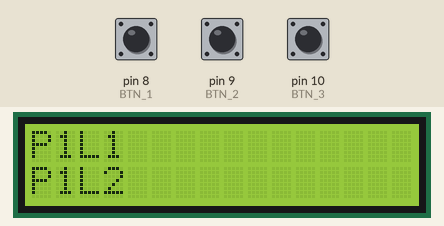
Simulated run of this sketch. Board: Arduino Uno, built with avr-gcc and run on an emulated ATmega328P. On the bench: 16×2 character LCD. Inputs (shaded band) come from the test bench; at power-on: pin 10 (BTN_3) HIGH, pin 8 (BTN_1) HIGH, pin 9 (BTN_2) HIGH. What the sketch prints to the serial monitor is not drawn.

Above: at 1.2 s.
1.3 s: pin 10 (BTN_3) pulled LOW for 0.15 s
At 1.8 s:
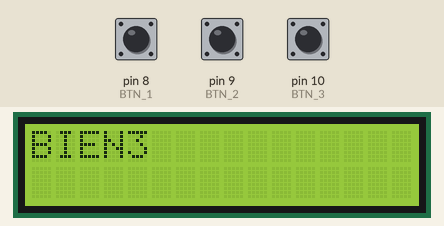
2.9 s: pin 10 (BTN_3) pulled LOW for 1 s
At 4.2 s:
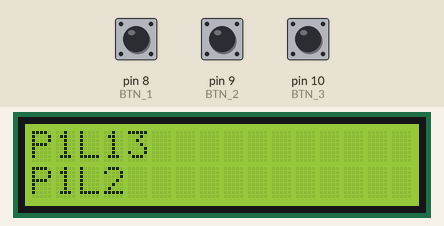
5.4 s: pin 8 (BTN_1) pulled LOW for 0.15 s
7.0 s: pin 9 (BTN_2) pulled LOW for 0.15 s
Timing chart, 0 to 9.6 s (numbered marks = the images above; inputs shaded):
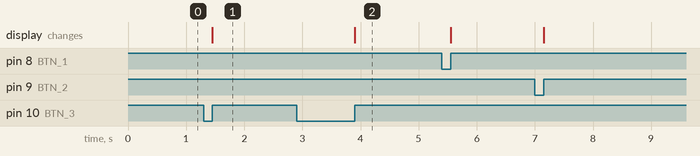

Measured:
- after the input at 1.3 s, the display: changes after 0.15 s (image 1)
- after the input at 2.9 s, the display: changes after 1.0 s (image 2)

The sketch:

Prueba_cursor.ino
```cpp
//---- Librerias ----
//#include <TimerOne.h>
#include <LiquidCrystal.h>

//---- Lineas para poner el cursor ----
#define LINEA_1                     0,0
#define LINEA_2                     0,1

//---- Nombre de las lineas para la variable ----
#define NOMBRE_LINEA_1              0
#define NOMBRE_LINEA_2              1

//---- Antirrebote boton 1 ----
#define BTN_1                       8
#define BTN_1_ESPERA                0
#define BTN_1_CONFIRMACION          1
#define BTN_1_LIBERADO              2

//---- Antirrebote boton 2 ----
#define BTN_2                       9
#define BTN_2_ESPERA                3
#define BTN_2_CONFIRMACION          4
#define BTN_2_LIBERADO              5

//---- Antirrebote boton 2 ----
#define BTN_3                       10
#define BTN_3_ESPERA                6
#define BTN_3_CONFIRMACION          7
#define BTN_3_LIBERADO              8

//---- Estados del Display ----
#define ESTADO_PANTALLA_1           9
#define ESTADO_PANTALLA_2           10
#define ESTADO_PANTALLA_3           11
#define ESTADO_PANTALLA_4           12

//---- Define del Antirrebote ----
#define BTN_DELAY_MS                5

// ---- Variable maquina de estados menu ----
int cambioDeEstado = ESTADO_PANTALLA_1;

//---- Variables de tiempo ----
int mSeg;
int seg = 0;

//---- Variables antirrebote boton 1 ----
int mSegBtn1 = 0;
int flagBtn1;
int estadoBtn1 = BTN_1_ESPERA;

//---- Variables antirrebote boton 2 ----
int mSegBtn2 = 0;
int flagBtn2;
int estadoBtn2 = BTN_2_ESPERA;

//---- Variables antirrebote boton 3 ----
int mSegBtn3 = 0;
int flagBtn3;
int estadoBtn3 = BTN_3_ESPERA;

//---- Variable para el nombre de la linea ----
int posicionCursor;

// initialize the library with the numbers of the interface pins
LiquidCrystal lcd(12, 11, 5, 4, 3, 2);

void setup() {
  Serial.begin(9600);
  lcd.begin(16, 2);
  //Timer1.initialize(1000);
  //Timer1.attachInterrupt(TIMER);
  pinMode(BTN_1, INPUT_PULLUP);
  pinMode(BTN_2, INPUT_PULLUP);
  pinMode(BTN_3, INPUT_PULLUP);
  Timer1_initialize();
}

void loop() {
  maquinaBtn1();
  maquinaBtn2();
  maquinaBtn3();
  cambioDeDisplay();
}

void maquinaBtn1()
{
  boolean bot;

  switch (estadoBtn1)
  {
    case BTN_1_ESPERA:
      bot = digitalRead(BTN_1);
      if (bot == 0)
      {
        mSegBtn1 = 0;
        estadoBtn1 = BTN_1_CONFIRMACION;
      }
      break;
    case BTN_1_CONFIRMACION:
      bot = digitalRead(BTN_1);
      if (bot == 0 && mSegBtn1 >= BTN_DELAY_MS)
      {
        estadoBtn1 = BTN_1_LIBERADO;
      }
      if (bot == 1 && mSegBtn1 < BTN_DELAY_MS)
      {
        estadoBtn1 = BTN_1_ESPERA;
      }
      break;
    case BTN_1_LIBERADO:
      bot = digitalRead(BTN_1);
      if (bot == 1)
      {
        flagBtn1 = true;
        estadoBtn1 = BTN_1_ESPERA;
      }
      break;
  }
}

void maquinaBtn2()
{
  boolean bot;

  switch (estadoBtn2)
  {
    case BTN_2_ESPERA:
      bot = digitalRead(BTN_2);
      if (bot == 0)
      {
        mSegBtn2 = 0;
        estadoBtn2 = BTN_2_CONFIRMACION;
      }
      break;
    case BTN_2_CONFIRMACION:
      bot = digitalRead(BTN_2);
      if (bot == 0 && mSegBtn1 >= BTN_DELAY_MS)
      {
        estadoBtn2 = BTN_2_LIBERADO;
      }
      if (bot == 2 && mSegBtn2 < BTN_DELAY_MS)
      {
        estadoBtn2 = BTN_2_ESPERA;
      }
      break;
    case BTN_2_LIBERADO:
      bot = digitalRead(BTN_2);
      if (bot == 1)
      {
        flagBtn2 = true;
        estadoBtn2 = BTN_2_ESPERA;
      }
      break;
  }
}

void maquinaBtn3()
{
  boolean bot;

  switch (estadoBtn3)
  {
    case BTN_3_ESPERA:
      bot = digitalRead(BTN_3);
      if (bot == 0)
      {
        mSegBtn3 = 0;
        estadoBtn3 = BTN_3_CONFIRMACION;
      }
      break;
    case BTN_3_CONFIRMACION:
      bot = digitalRead(BTN_3);
      if (bot == 0 && mSegBtn3 >= BTN_DELAY_MS)
      {
        estadoBtn3 = BTN_3_LIBERADO;
      }
      if (bot == 1 && mSegBtn3 < BTN_DELAY_MS)
      {
        estadoBtn3 = BTN_3_ESPERA;
      }
      break;
    case BTN_3_LIBERADO:
      bot = digitalRead(BTN_3);
      if (bot == 1)
      {
        flagBtn3 = true;
        estadoBtn3 = BTN_3_ESPERA;
      }
      break;
  }
}

void cambioDeDisplay (void)
{
  switch (cambioDeEstado)
  {
    case ESTADO_PANTALLA_1:
      lcd.setCursor(LINEA_1);
      lcd.print ("P1L1");
      lcd.setCursor(LINEA_2);
      lcd.print ("P1L2");
      cambioDeEstado = ESTADO_PANTALLA_2;
      break;

    case ESTADO_PANTALLA_2:
      if (flagBtn1 == true)
      {
        flagBtn1 = false;
        lcd.noCursor();
        lcd.setCursor(LINEA_1);
        lcd.cursor();
        posicionCursor = NOMBRE_LINEA_1;
      }
      if (flagBtn2 == true)
      {
        flagBtn2 = false;
        lcd.noCursor();
        lcd.setCursor(LINEA_2);
        lcd.cursor();
        posicionCursor = NOMBRE_LINEA_2;
      }
      if (posicionCursor == NOMBRE_LINEA_1)
      {
        if (flagBtn3 == true)
        {
          Serial.println("Linea 1 boton apretado");
          flagBtn3 = false;
          lcd.setCursor(LINEA_1);
          lcd.noCursor();
          lcd.clear();
          lcd.print("BIEN3");
          cambioDeEstado = ESTADO_PANTALLA_3;
        }
      }
      if (posicionCursor == NOMBRE_LINEA_2)
      {
        if (flagBtn3 == true)
        {
          lcd.setCursor(LINEA_1);
          lcd.noCursor();
          lcd.clear();
          lcd.print("BIEN4");
          flagBtn3 = false;
          cambioDeEstado = ESTADO_PANTALLA_4;
        }
      }
      break;
    case ESTADO_PANTALLA_3:
      if (flagBtn3 == true)
      {
        flagBtn3 = false;
        cambioDeEstado = ESTADO_PANTALLA_1;
      }
      break;

    case ESTADO_PANTALLA_4:
      if (flagBtn3 == true)
      {
        flagBtn3 = false;
        cambioDeEstado = ESTADO_PANTALLA_1;
      }
      break;
  }
}

void TIMER()
{
  mSegBtn1 = mSegBtn1 + 1;
  mSegBtn2 = mSegBtn2 + 1;
  mSegBtn3 = mSegBtn3 + 1;
  mSeg = mSeg + 1;
  if (mSeg == 1000)
  {
    seg = seg + 1;
    mSeg = 0;
  }
}
void Timer1_initialize()
{
  // Stop interrupts
  cli();

  // Set Timer1 interrupt at 1kHz
  TCCR1A = 0;// set entire TCCR1A register to 0
  TCCR1B = 0;// same for TCCR1B
  TCNT1  = 0;//initialize counter value to 0
  // set compare match register for 1hz increments
  OCR1A = 1999;// = (16*10^6) / (1000*1024) - 1 (must be <65536)
  // turn on CTC mode
  TCCR1B |= (1 << WGM12);
  // Set CS21 bit for 8 prescaler
  TCCR1B |= (1 << CS21);
  // enable timer compare interrupt
  TIMSK1 |= (1 << OCIE1A);

  // Allow interrupts
  sei();
}

ISR(TIMER1_COMPA_vect) { //timer1 interrupt 1Hz toggles pin 13 (LED)
  //generates pulse wave of frequency 1kHz/2 = 0.5kHz (takes two cycles for full wave- toggle high then toggle low)
  TIMER();
}
```
